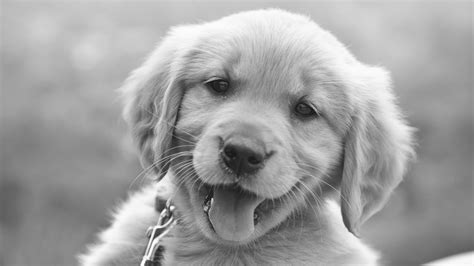
#> input picture Image_with_2/grey.png, 474 x 266 px
$ python rotate.py
#> lines starting #> are read from the running program, lines starting #| are printed output that depends on the picture
from PIL import Image,ImageFilter

img = Image.open('grey.png')
#> img is the input picture: PIL image 474x266 L; min 15, max 254, mean 160.9
filter_img = img.convert('L')
# rot = filter_img.rotate(180) #  use for rotation
rot = filter_img.rotate(90)
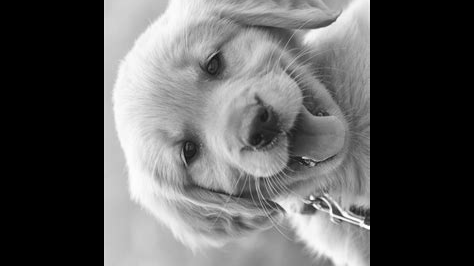
#> rot: PIL image 474x266 L; min 0, max 254, mean 91.5
rot.save('grey2.png','png')
